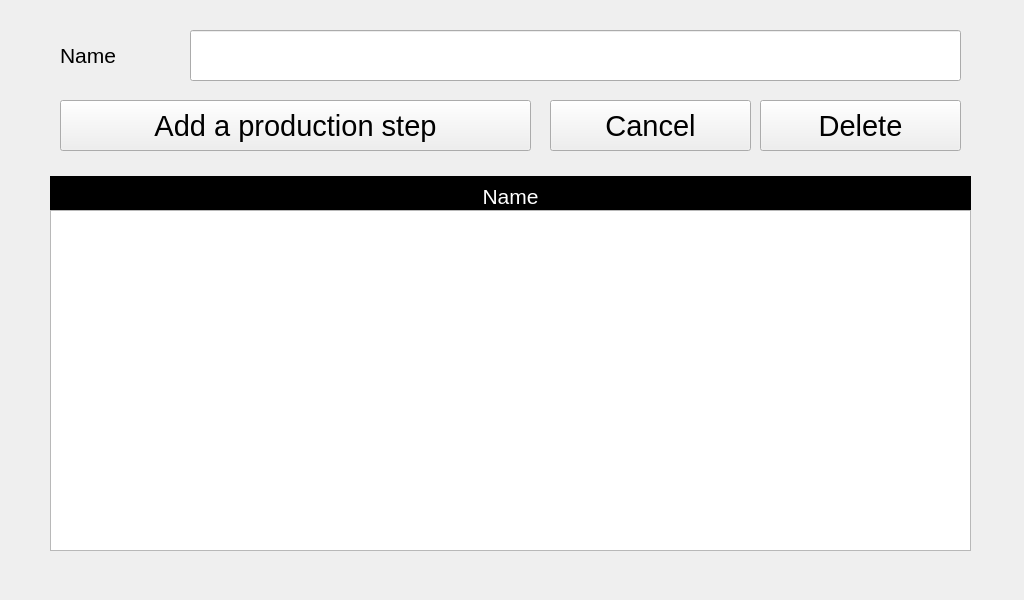
<?xml version="1.0" encoding="UTF-8"?>
<ui version="4.0">
 <class>SuperCoolCreateProdSteps</class>
 <widget class="QWidget" name="SuperCoolCreateProdSteps">
  <property name="geometry">
   <rect>
    <x>0</x>
    <y>0</y>
    <width>1024</width>
    <height>600</height>
   </rect>
  </property>
  <property name="font">
   <font>
    <pointsize>22</pointsize>
   </font>
  </property>
  <property name="windowTitle">
   <string notr="true">Form</string>
  </property>
  <property name="toolTip">
   <string notr="true"/>
  </property>
  <property name="statusTip">
   <string notr="true"/>
  </property>
  <property name="accessibleName">
   <string notr="true"/>
  </property>
  <widget class="QLabel" name="lblCoolName">
   <property name="geometry">
    <rect>
     <x>60</x>
     <y>30</y>
     <width>131</width>
     <height>51</height>
    </rect>
   </property>
   <property name="sizePolicy">
    <sizepolicy hsizetype="Fixed" vsizetype="Fixed">
     <horstretch>0</horstretch>
     <verstretch>0</verstretch>
    </sizepolicy>
   </property>
   <property name="minimumSize">
    <size>
     <width>131</width>
     <height>51</height>
    </size>
   </property>
   <property name="maximumSize">
    <size>
     <width>131</width>
     <height>51</height>
    </size>
   </property>
   <property name="font">
    <font>
     <pointsize>16</pointsize>
    </font>
   </property>
   <property name="text">
    <string extracomment="Allows user to select a category from a combo box">Name</string>
   </property>
  </widget>
  <widget class="QPushButton" name="butDeleteButton">
   <property name="geometry">
    <rect>
     <x>760</x>
     <y>100</y>
     <width>201</width>
     <height>51</height>
    </rect>
   </property>
   <property name="sizePolicy">
    <sizepolicy hsizetype="Fixed" vsizetype="Fixed">
     <horstretch>0</horstretch>
     <verstretch>0</verstretch>
    </sizepolicy>
   </property>
   <property name="minimumSize">
    <size>
     <width>201</width>
     <height>51</height>
    </size>
   </property>
   <property name="maximumSize">
    <size>
     <width>201</width>
     <height>51</height>
    </size>
   </property>
   <property name="text">
    <string>Delete</string>
   </property>
  </widget>
  <widget class="QLineEdit" name="txtRecordName">
   <property name="geometry">
    <rect>
     <x>190</x>
     <y>30</y>
     <width>771</width>
     <height>51</height>
    </rect>
   </property>
   <property name="sizePolicy">
    <sizepolicy hsizetype="Fixed" vsizetype="Fixed">
     <horstretch>0</horstretch>
     <verstretch>0</verstretch>
    </sizepolicy>
   </property>
   <property name="minimumSize">
    <size>
     <width>771</width>
     <height>51</height>
    </size>
   </property>
   <property name="maximumSize">
    <size>
     <width>771</width>
     <height>51</height>
    </size>
   </property>
   <property name="inputMask">
    <string notr="true"/>
   </property>
   <property name="text">
    <string notr="true"/>
   </property>
   <property name="maxLength">
    <number>80</number>
   </property>
  </widget>
  <widget class="QLabel" name="lblTitleName">
   <property name="geometry">
    <rect>
     <x>50</x>
     <y>176</y>
     <width>921</width>
     <height>41</height>
    </rect>
   </property>
   <property name="sizePolicy">
    <sizepolicy hsizetype="Fixed" vsizetype="Fixed">
     <horstretch>0</horstretch>
     <verstretch>0</verstretch>
    </sizepolicy>
   </property>
   <property name="minimumSize">
    <size>
     <width>921</width>
     <height>41</height>
    </size>
   </property>
   <property name="maximumSize">
    <size>
     <width>921</width>
     <height>41</height>
    </size>
   </property>
   <property name="font">
    <font>
     <pointsize>16</pointsize>
    </font>
   </property>
   <property name="styleSheet">
    <string notr="true">color: white;
background: black;</string>
   </property>
   <property name="frameShape">
    <enum>QFrame::StyledPanel</enum>
   </property>
   <property name="text">
    <string>Name</string>
   </property>
   <property name="alignment">
    <set>Qt::AlignCenter</set>
   </property>
  </widget>
  <widget class="QTableWidget" name="tblCoolList">
   <property name="geometry">
    <rect>
     <x>50</x>
     <y>210</y>
     <width>921</width>
     <height>341</height>
    </rect>
   </property>
   <property name="sizePolicy">
    <sizepolicy hsizetype="Fixed" vsizetype="Fixed">
     <horstretch>0</horstretch>
     <verstretch>0</verstretch>
    </sizepolicy>
   </property>
   <property name="minimumSize">
    <size>
     <width>921</width>
     <height>341</height>
    </size>
   </property>
   <property name="maximumSize">
    <size>
     <width>921</width>
     <height>341</height>
    </size>
   </property>
   <property name="font">
    <font>
     <pointsize>16</pointsize>
    </font>
   </property>
   <property name="toolTip">
    <string notr="true"/>
   </property>
   <property name="statusTip">
    <string notr="true"/>
   </property>
   <property name="accessibleName">
    <string notr="true"/>
   </property>
   <property name="horizontalScrollBarPolicy">
    <enum>Qt::ScrollBarAlwaysOff</enum>
   </property>
   <property name="editTriggers">
    <set>QAbstractItemView::NoEditTriggers</set>
   </property>
   <property name="selectionMode">
    <enum>QAbstractItemView::SingleSelection</enum>
   </property>
   <property name="columnCount">
    <number>2</number>
   </property>
   <attribute name="horizontalHeaderVisible">
    <bool>false</bool>
   </attribute>
   <attribute name="horizontalHeaderDefaultSectionSize">
    <number>50</number>
   </attribute>
   <attribute name="horizontalHeaderStretchLastSection">
    <bool>false</bool>
   </attribute>
   <attribute name="verticalHeaderVisible">
    <bool>false</bool>
   </attribute>
   <attribute name="verticalHeaderCascadingSectionResizes">
    <bool>false</bool>
   </attribute>
   <attribute name="verticalHeaderDefaultSectionSize">
    <number>50</number>
   </attribute>
   <attribute name="verticalHeaderHighlightSections">
    <bool>false</bool>
   </attribute>
   <attribute name="verticalHeaderMinimumSectionSize">
    <number>50</number>
   </attribute>
   <attribute name="verticalHeaderStretchLastSection">
    <bool>false</bool>
   </attribute>
   <column/>
   <column/>
  </widget>
  <widget class="QPushButton" name="butAddProdStep">
   <property name="geometry">
    <rect>
     <x>60</x>
     <y>100</y>
     <width>471</width>
     <height>51</height>
    </rect>
   </property>
   <property name="sizePolicy">
    <sizepolicy hsizetype="Fixed" vsizetype="Fixed">
     <horstretch>0</horstretch>
     <verstretch>0</verstretch>
    </sizepolicy>
   </property>
   <property name="minimumSize">
    <size>
     <width>471</width>
     <height>51</height>
    </size>
   </property>
   <property name="maximumSize">
    <size>
     <width>471</width>
     <height>51</height>
    </size>
   </property>
   <property name="text">
    <string>Add a production step</string>
   </property>
  </widget>
  <widget class="QPushButton" name="butCancelButton">
   <property name="geometry">
    <rect>
     <x>550</x>
     <y>100</y>
     <width>201</width>
     <height>51</height>
    </rect>
   </property>
   <property name="sizePolicy">
    <sizepolicy hsizetype="Fixed" vsizetype="Fixed">
     <horstretch>0</horstretch>
     <verstretch>0</verstretch>
    </sizepolicy>
   </property>
   <property name="minimumSize">
    <size>
     <width>201</width>
     <height>51</height>
    </size>
   </property>
   <property name="maximumSize">
    <size>
     <width>201</width>
     <height>51</height>
    </size>
   </property>
   <property name="text">
    <string>Cancel</string>
   </property>
  </widget>
 </widget>
 <resources/>
 <connections/>
</ui>
